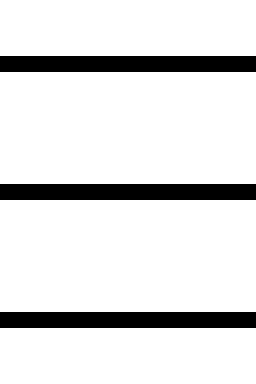

A level layout from a 2D game, rendered from its tile map. Below: a short description, then the map file with its tile-grid data intact:
An orthogonal 2x3 tile map with 128x128 px tiles, 1 tile layer (Tile Layer 1).

<map version="1.5" tiledversion="1.7.2" orientation="orthogonal" renderorder="right-down" width="2" height="3" tilewidth="128" tileheight="128" infinite="0" nextlayerid="2" nextobjectid="1">
 <tileset firstgid="1" name="g1" tilewidth="128" tileheight="128" tilecount="15" columns="0">
  <grid orientation="orthogonal" width="1" height="1" />
  <tile id="0">
   <image width="128" height="128" source="../tileset/0.bmp" />
  </tile>
  <tile id="1">
   <image width="128" height="128" source="../tileset/1.bmp" />
  </tile>
  <tile id="2">
   <image width="128" height="128" source="../tileset/2.bmp" />
  </tile>
  <tile id="3">
   <image width="128" height="128" source="../tileset/3.bmp" />
  </tile>
  <tile id="4">
   <image width="128" height="128" source="../tileset/4.bmp" />
  </tile>
  <tile id="5">
   <image width="128" height="128" source="../tileset/5.bmp" />
  </tile>
  <tile id="6">
   <image width="128" height="128" source="../tileset/6.bmp" />
  </tile>
  <tile id="7">
   <image width="128" height="128" source="../tileset/7.bmp" />
  </tile>
  <tile id="8">
   <image width="128" height="128" source="../tileset/8.bmp" />
  </tile>
  <tile id="9">
   <image width="128" height="128" source="../tileset/9.bmp" />
  </tile>
  <tile id="10">
   <image width="128" height="128" source="../tileset/10.bmp" />
  </tile>
  <tile id="11">
   <image width="128" height="128" source="../tileset/11.bmp" />
  </tile>
  <tile id="12">
   <image width="128" height="128" source="../tileset/12.bmp" />
  </tile>
  <tile id="13">
   <image width="128" height="128" source="../tileset/13.bmp" />
  </tile>
  <tile id="14">
   <image width="128" height="128" source="../tileset/14.bmp" />
  </tile>
 </tileset>
 <layer id="1" name="Tile Layer 1" width="2" height="3">
  <data encoding="csv">
6,6,
6,6,
6,6
</data>
 </layer>
</map>
